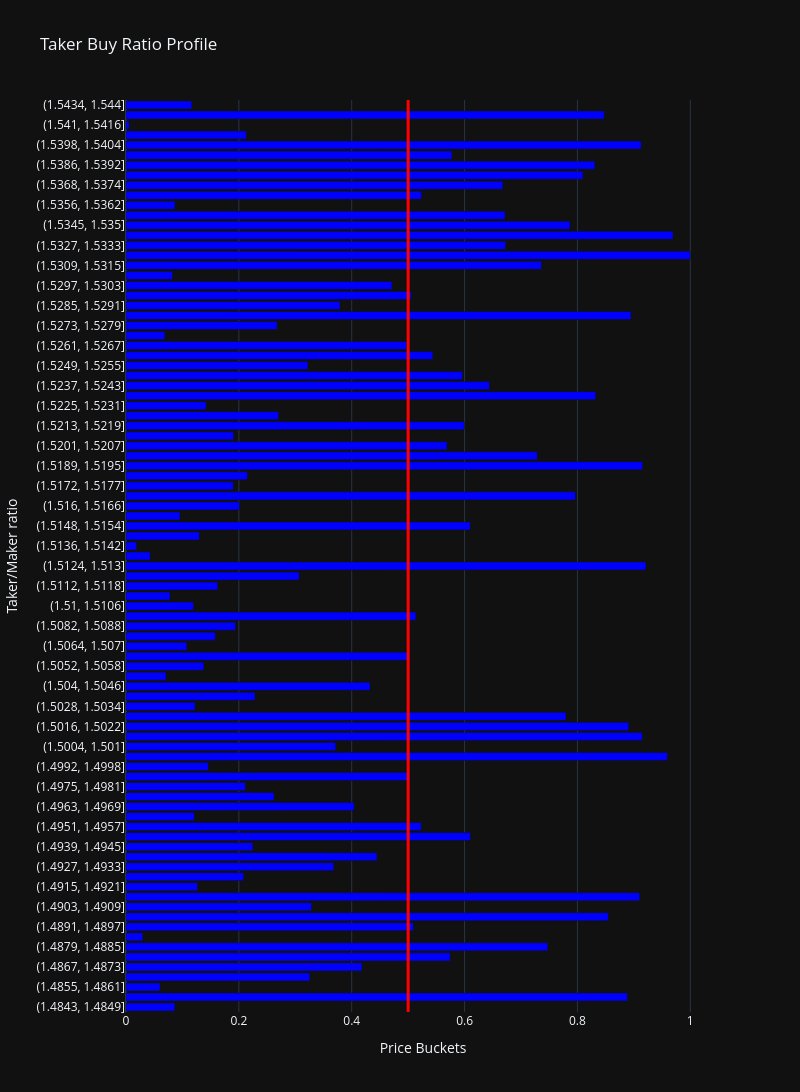

Notebook cell for this chart:
### Markdown cell above
---

For more examples, see the other notebooks in this repository: trading indicators, plotting, exchange operations, and database integration.

### Code cell
sym.plot_taker_maker_ratio_profile()
